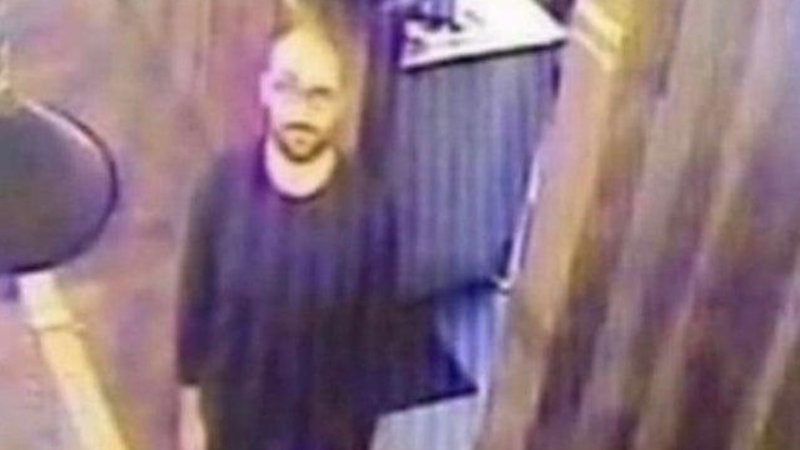
#> input picture backup.jpg, 800 x 450 px
$ jupyter execute --allow-errors jurnal_sementara.ipynb
#> lines starting #> are read from the running program, lines starting #| are printed output that depends on the picture; after the words box and inside, x2 and y2 are one past the last pixel; in counts of white or black regions, pixels touching at a corner belong together
[cell 1]
import matplotlib.pyplot as plt
import cv2
import numpy as np

[cell 2]
image = cv2.imread("backup.jpg")
#> image is the input picture: shape (450, 800, 3); mean B, G, R 128.3, 114.3, 139.7
backup = cv2.cvtColor(image, cv2.COLOR_RGB2GRAY)
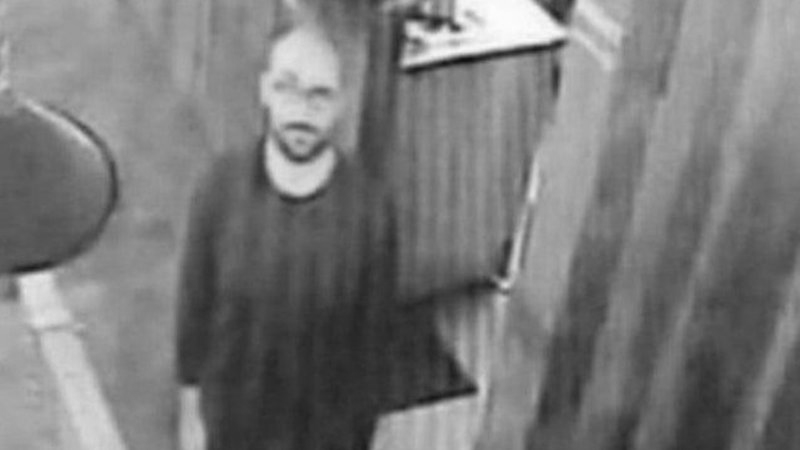
#> backup: shape (450, 800); min 16, max 253, mean 121.4

plt.imshow(backup, cmap='gray')
plt.show()

Fungsi convolution diimplementasikan secara manual, cara kerjanya: gambar diberi padding nol di sekelilingnya sebesar setengah ukuran kernel, lalu setiap piksel dikalikan elemen per elemen dengan kernel menggunakan sliding window. Karena menggunakan dua nested, performanya akan sangat lambat untuk gambar berukuran besar. Output disimpan sebagai float32 untuk menjaga presisi.

[cell 3]
def convolution(img, kernel):
    size = kernel.shape[0]
    pad_size = size // 2

    padded = np.pad(img, pad_size, mode='constant')

    canvas = np.zeros_like(img).astype(np.float32)

    height, width = img.shape
#> height = 450; width = 800

    for i in range(height):
        for j in range(width):
            region = padded[i:i+size, j:j+size]
            canvas[i, j] = np.sum(region * kernel)
    return canvas

Dua kernel 3x3 didefinisikan di sini. Kernel smoothing memiliki bobot lebih besar di tengah (1/5) dibanding tepian (1/10), menciptakan efek blur yang sedikit mempertahankan piksel pusat. Kernel sharpening menggunakan nilai tengah 8/9, menghasilkan efek penajaman.

[cell 4]
kernelSmoothing = np.array([
    [1/10, 1/10, 1/10],
    [1/10, 1/5,  1/10],
    [1/10, 1/10, 1/10]
])

kernelSharpening = np.array([
    [1/9, 1/9, 1/9],
    [1/9, 8/9, 1/9],
    [1/9, 1/9, 1/9]
])
Sharp = convolution(backup, kernelSharpening)
Smooth = convolution(backup, kernelSmoothing)
SmoothSharp = convolution(Smooth, kernelSharpening)

plt.figure(figsize=(10,15))
plt.subplot(1, 3, 1)
plt.imshow(Smooth, cmap='gray')
plt.title("Smoothing")
plt.axis('off')

plt.subplot(1, 3, 2)
plt.imshow(Sharp, cmap='gray')
plt.title("Sharpening")
plt.axis('off')

plt.subplot(1, 3, 3)
plt.imshow(SmoothSharp, cmap='gray')
plt.title("Smoothing + Sharpening")
plt.axis('off')

plt.show()
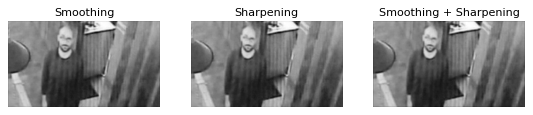
#> figure drawn by matplotlib, 3 panels

edge untuk menghitung deteksi tepi menggunakan dua kernel gradien (horizontal dan vertikal), dan combine_edges untuk menggabungkan beberapa hasil deteksi tepi. Tiga operator disiapkan kernelnya: Prewitt yang sederhana dan seragam, Sobel yang memberi bobot lebih pada piksel terdekat, dan Roberts yang menggunakan kernel 2x2 diagonal.

[cell 5]
def edge(img, kernelx, kernely):
    gx = convolution(img, kernelx)
#> after the loop in convolution (call 4), `for i in range(height):`:
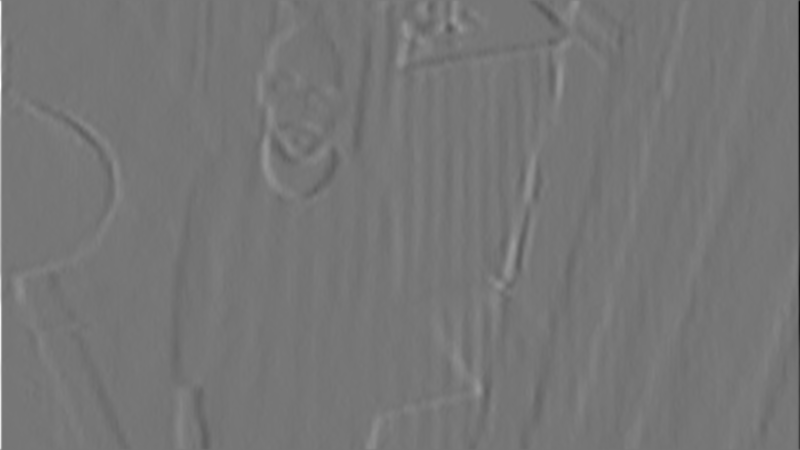
#> canvas: shape (450, 800) float32; min -1156.6, max 1329.2, mean -0.1; drawn with min black and max white
    gy = convolution(img, kernely)
#> after the loop in convolution (call 5), `for i in range(height):`:
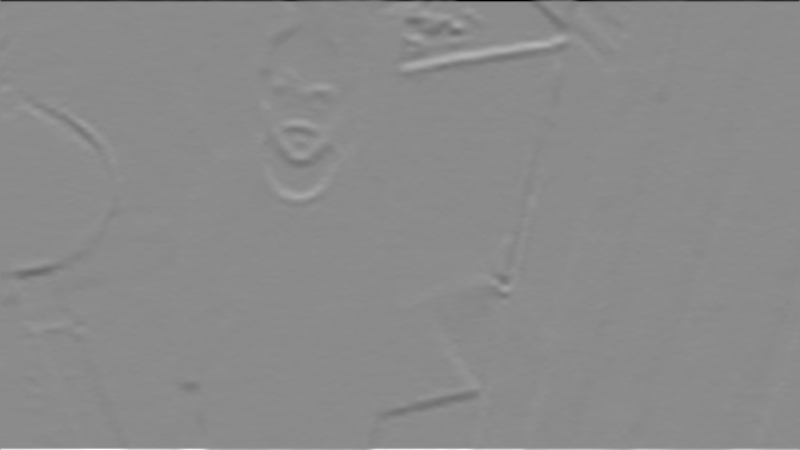
#> canvas: shape (450, 800) float32; min -1672.3, max 1394.2, mean 0.5; drawn with min black and max white

    canvas = np.zeros_like(img, dtype=np.float32)
    canvas = np.abs(gx) + np.abs(gy)
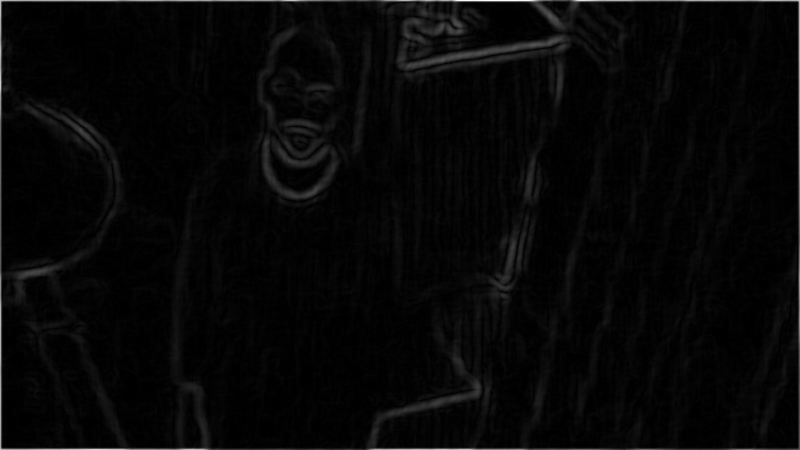
#> canvas: shape (450, 800) float32; min 0, max 1676.3, mean 48; drawn with min black and max white
    canvas = canvas * 255.0 / np.max(canvas)

    return np.clip(canvas, 0, 255).astype(np.uint8)

def combine_edges(*edges):
    combined = sum(e.astype(np.float32) for e in edges)
    combined = combined * 255.0 / (np.max(combined) + 1e-8)
    return np.clip(combined, 0, 255).astype(np.uint8)

#Prewitt
prewittX = np.array([
    [-1, 0, 1],
    [-1, 0, 1],
    [-1, 0, 1]
], dtype=np.float32)

prewittY = np.array([
    [ 1,  1,  1],
    [ 0,  0,  0],
    [-1, -1, -1]
], dtype=np.float32)

#Sobel
sobelX = np.array([
    [-1, 0, 1],
    [-2, 0, 2],
    [-1, 0, 1]
], dtype=np.float32)

sobelY = np.array([
    [ 1,  2,  1],
    [ 0,  0,  0],
    [-1, -2, -1]
], dtype=np.float32)

#Roberts
robertsX = np.array([
    [1,  0],
    [0, -1],
], dtype=np.float32)

robertsY = np.array([
    [ 0,  1],
    [-1,  0],
], dtype=np.float32)

[cell 6]
tepiSobel   = edge(SmoothSharp, sobelX, sobelY)
tepiPrewitt = edge(SmoothSharp, prewittX, prewittY)
tepiRoberts = edge(SmoothSharp, robertsX, robertsY)
#> after the loop in convolution (call 8), `for i in range(height):`:
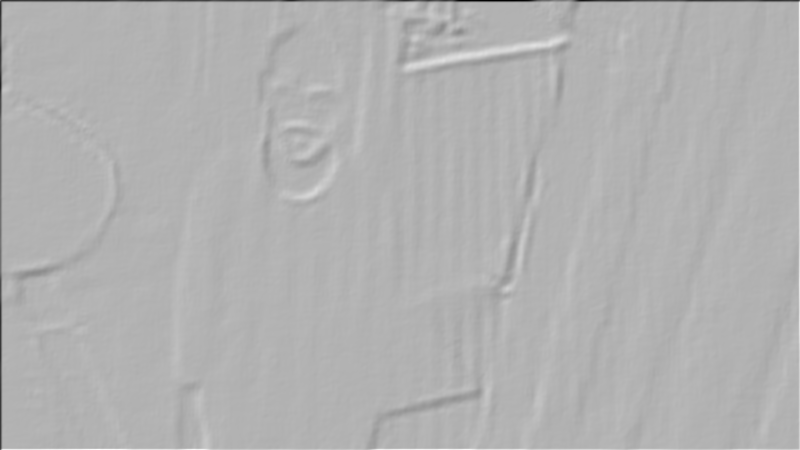
#> canvas: shape (450, 800) float32; min -277.7, max 119.5, mean -0.4; drawn with min black and max white
combo_ps  = combine_edges(tepiPrewitt, tepiSobel)
combo_pr  = combine_edges(tepiPrewitt, tepiRoberts)
combo_sr  = combine_edges(tepiSobel,   tepiRoberts)
combo_psr = combine_edges(tepiPrewitt, tepiSobel, tepiRoberts)

plt.subplot(2, 4, 1)
plt.imshow(tepiPrewitt, cmap='gray')
plt.title("Prewitt")
plt.axis('off')

plt.subplot(2, 4, 2)
plt.imshow(tepiSobel, cmap='gray')
plt.title("Sobel")
plt.axis('off')

plt.subplot(2, 4, 3)
plt.imshow(tepiRoberts, cmap='gray')
plt.title("Roberts")
plt.axis('off')

plt.subplot(2, 4, 4)
plt.imshow(combo_ps, cmap="gray")
plt.title("Prewitt + Sobel")
plt.axis('off')

plt.subplot(2, 4, 5)
plt.imshow(combo_pr, cmap="gray")
plt.title("Prewitt + Robert")
plt.axis('off')

plt.subplot(2, 4, 6)
plt.imshow(combo_sr, cmap='gray')
plt.title("Sobel + Robert")
plt.axis('off')

plt.subplot(2, 4, 7)
plt.imshow(combo_psr, cmap='gray')
plt.title("Prewit + Sobel + Robert")
plt.axis('off')

plt.tight_layout()
plt.show()

[cell 7]
thresholds = [10, 20, 30, 40, 50, 60]

fig, axes = plt.subplots(2, 3, figsize=(15, 8))
for ax, thr in zip(axes.ravel(), thresholds):
    binary = (tepiSobel > thr).astype(np.uint8) * 255
    ax.imshow(binary, cmap='gray')
    ax.set_title(f'Threshold {thr}')
    ax.axis('off')
#> this loop made 6 passes
#> pass 1, `binary = (tepiSobel > thr).astype(np.uint8) * 255`:
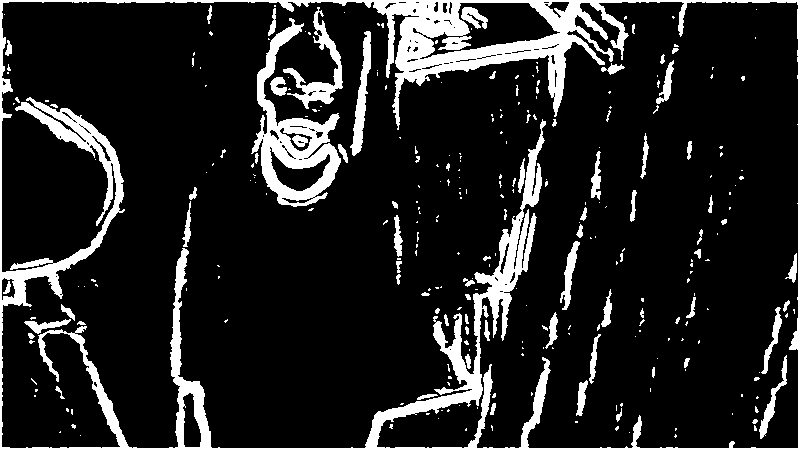
#> binary: shape (450, 800); 13.6% white; 290 white regions (211 under 20 px), largest, box (x1, y1, x2, y2) and area: (0, 0, 800, 450) 33051, (251, 18, 341, 207) 5289, (283, 7, 343, 109) 1454
#> pass 2, `binary = (tepiSobel > thr).astype(np.uint8) * 255`:
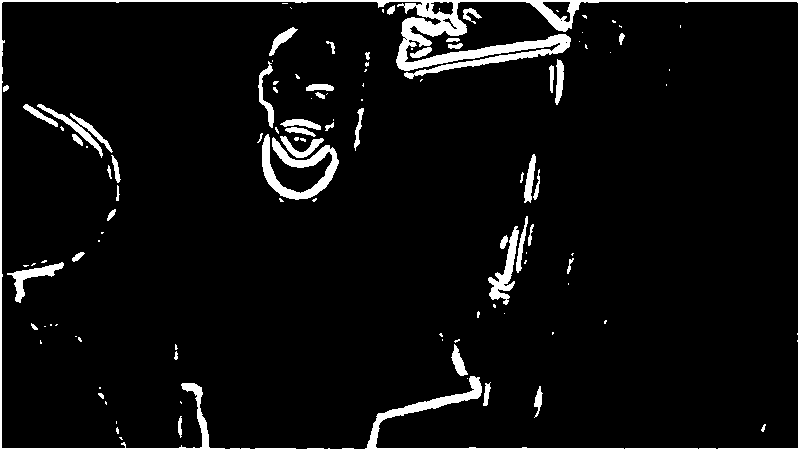
#> binary: shape (450, 800); 5.7% white; 115 white regions (66 under 20 px), largest, box (x1, y1, x2, y2) and area: (0, 0, 800, 450) 11611, (262, 134, 339, 200) 1763, (488, 226, 519, 305) 815
#> pass 3, `binary = (tepiSobel > thr).astype(np.uint8) * 255`:
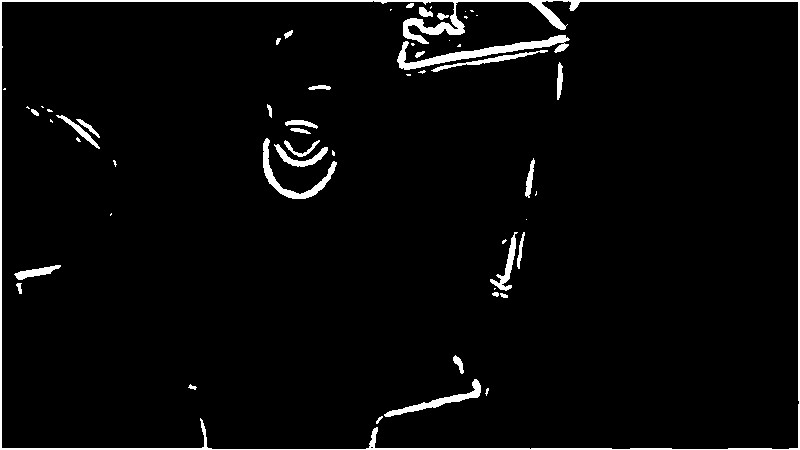
#> binary: shape (450, 800); 3.5% white; 56 white regions (25 under 20 px), largest, box (x1, y1, x2, y2) and area: (0, 0, 800, 450) 6122, (397, 35, 570, 70) 1461, (263, 138, 337, 199) 802
plt.title('CCTV: Perbandingan Threshold Tepi')
plt.tight_layout(); plt.show()
#> after `plt.tight_layout()`:
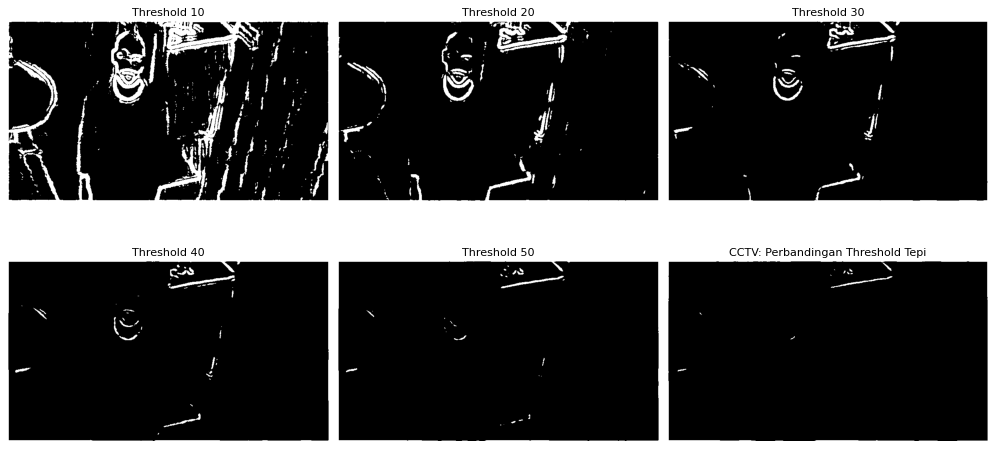
#> figure drawn by matplotlib, 6 panels
